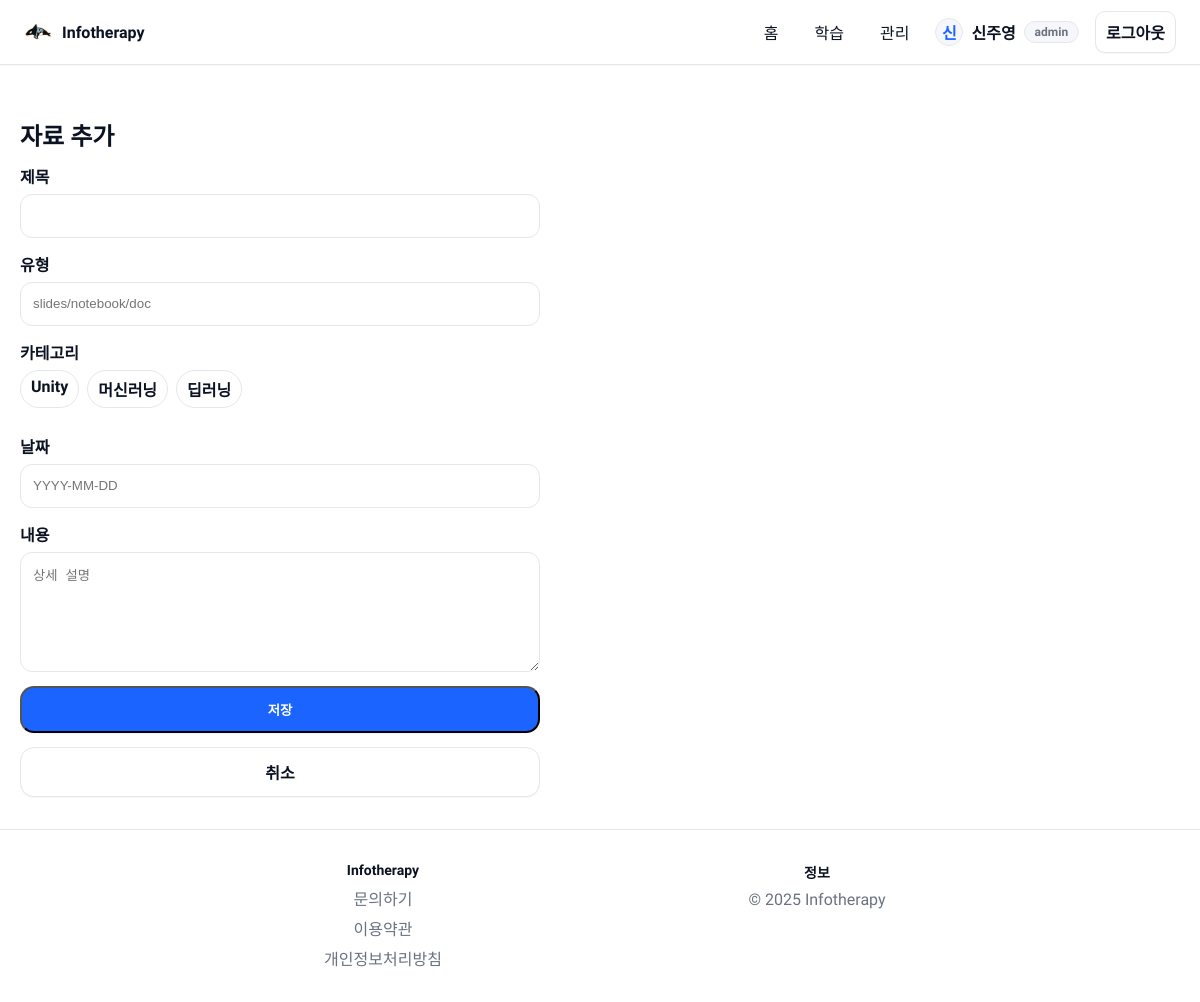
/admin/material/4/edit (signed in), run on an earlier commit of the app's database.
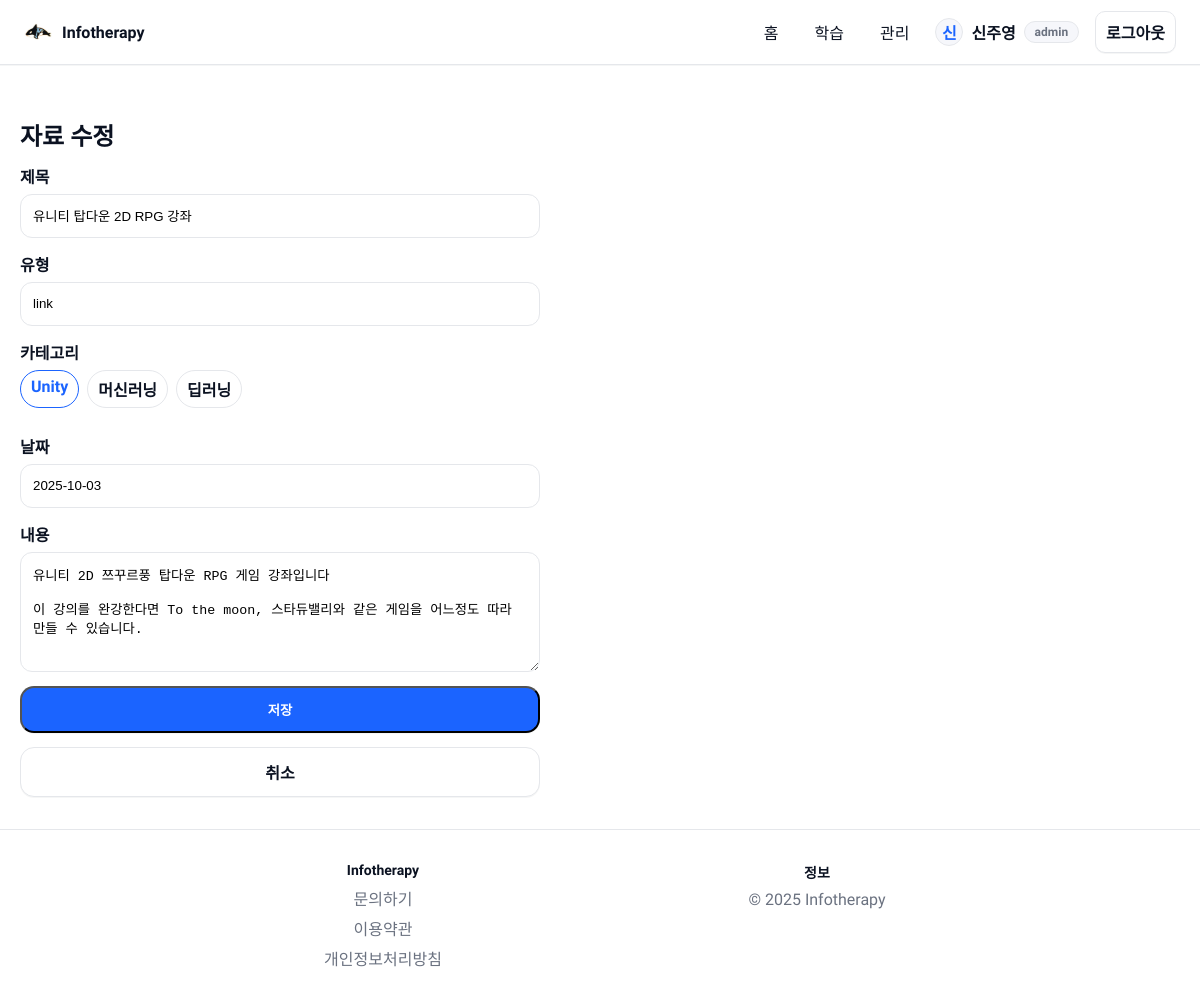
And on a later commit of the database.
### tables this page shows
CREATE TABLE materials (
              id INTEGER PRIMARY KEY AUTOINCREMENT,
              title TEXT NOT NULL,
              type TEXT,
              category TEXT,
              date TEXT,
              content TEXT
            );

### app.py (the view, shortened to what this page needs)
    @app.route("/admin/material/<int:item_id>/edit", methods=["GET", "POST"])
    @admin_required
    def admin_material_edit(item_id: int):
        with get_db() as cx:
            item = cx.execute("SELECT id, title, type, category, date, content FROM materials WHERE id=?", (item_id,)).fetchone()
        return render_template("admin_material_form.html", item=item)

### templates/admin_material_form.html (shortened to what this page needs)
{% extends 'base.html' %}
{% block content %}
  <h2 style="margin-bottom: 12px;">자료 {{ '수정' if item else '추가' }}</h2>
  <form class="form" method="post">
    <div class="row">
      <label>제목</label>
      <input name="title" value="{{ item['title'] if item else '' }}" required>
    </div>
    <div class="row">
      <label>유형</label>
      <input name="type" value="{{ item['type'] if item else '' }}" placeholder="slides/notebook/doc">
    </div>
    <div class="row">
      <label>카테고리</label>
      <div class="selected-filter toggle-group">
        {% set cat = (item['category'] if item else '') %}
        <label class="chip {{ 'active' if cat=='unity' }}">
          <input type="radio" name="category" value="unity" {{ 'checked' if cat=='unity' }} style="display:none;">Unity
        </label>
        <label class="chip {{ 'active' if cat=='ml' }}">
          <input type="radio" name="category" value="ml" {{ 'checked' if cat=='ml' }} style="display:none;">머신러닝
        </label>
        <label class="chip {{ 'active' if cat=='dl' }}">
          <input type="radio" name="category" value="dl" {{ 'checked' if cat=='dl' }} style="display:none;">딥러닝
        </label>
      </div>
    </div>
    <div class="row">
      <label>날짜</label>
      <input name="date" value="{{ item['date'] if item else '' }}" placeholder="YYYY-MM-DD">
    </div>
    <div class="row">
      <label>내용</label>
      <textarea name="content" placeholder="상세 설명">{{ item['content'] if item else '' }}</textarea>
    </div>
    <button class="btn btn-primary" type="submit">저장</button>
    <a class="btn btn-outline" href="{{ url_for('admin_dashboard') }}">취소</a>
  </form>
{% endblock %}

What changed in the data, as far as the page shows it:
added materials: title "유니티 탑다운 2D RPG 강좌", type "link", date "2025-10-03", content "유니티 2D 쯔꾸르풍 탑다운 RPG 게임 강좌입니다 이 강의를 완강한다면 To the moon, 스타듀밸리와 같은 게임을 어느정도 따라 만들 수 있습니다."
Also different on the page:
{{ '수정' if item else '추가' }}: "추가" → "수정"
